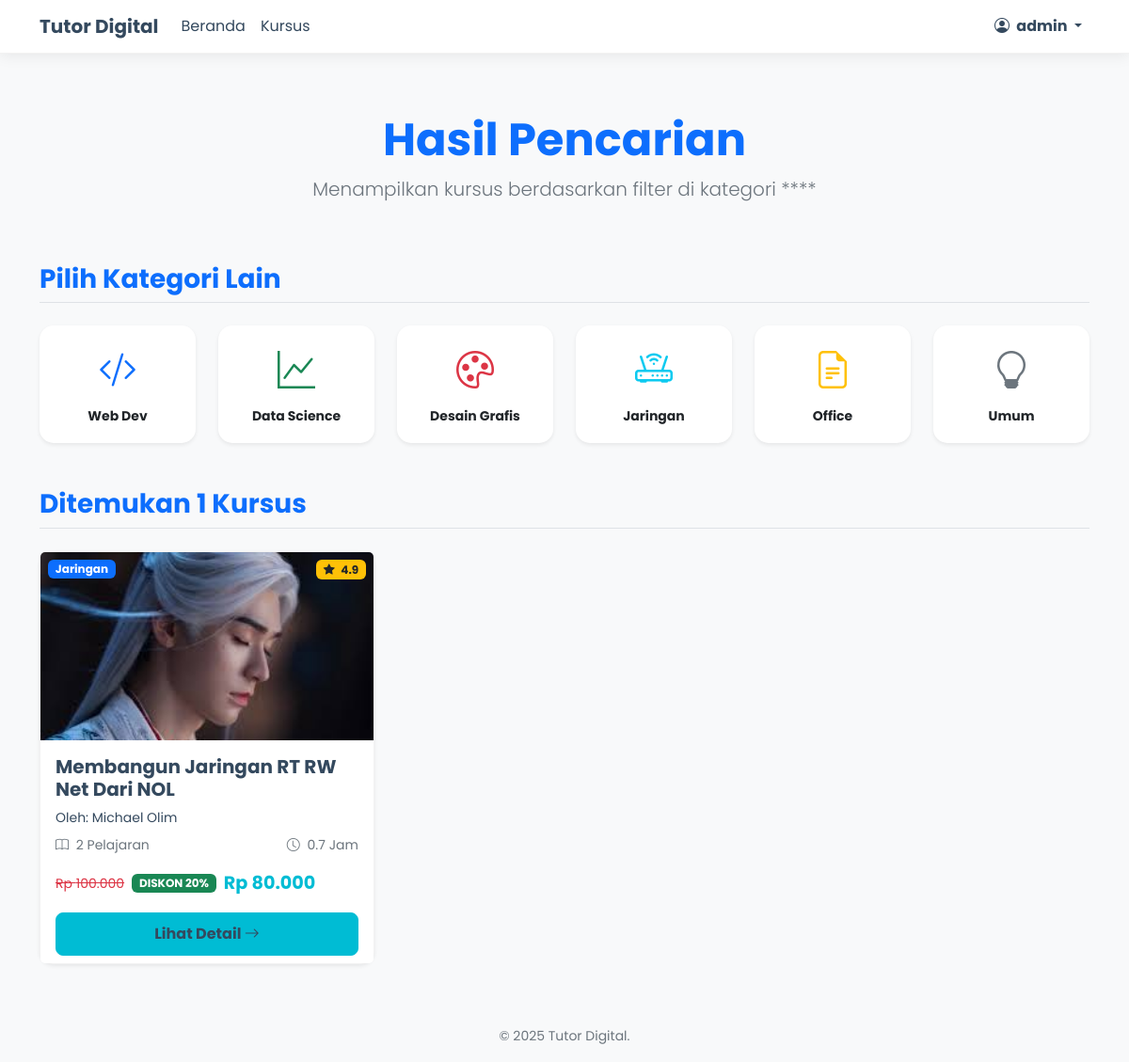
Page /search (signed in) on the committed database.
### models.py (models this page shows, shortened)
class User(UserMixin, db.Model):
    id = db.Column(db.Integer, primary_key=True)
    username = db.Column(db.String(64), index=True, unique=True)
    email = db.Column(db.String(120), index=True, unique=True)
    password_hash = db.Column(db.String(256))
    is_admin = db.Column(db.Boolean, default=False)
    full_name = db.Column(db.String(120))
    whatsapp_number = db.Column(db.String(20))
    enrollments = db.relationship('Enrollment', backref='student', lazy='dynamic')
    progresses = db.relationship('LessonProgress', backref='student', lazy='dynamic')

class Course(db.Model):
    id = db.Column(db.Integer, primary_key=True)
    title = db.Column(db.String(100), nullable=False)
    description = db.Column(db.Text)
    category = db.Column(db.String(64), default='Umum')
    instructor_name = db.Column(db.String(100))
    instructor_title = db.Column(db.String(100))
    rating = db.Column(db.Float, default=0.0)
    price = db.Column(db.Integer, default=0)
    discount_percent = db.Column(db.Integer, default=0)
    duration_hours = db.Column(db.Integer, default=10) # Field baru
    image_url = db.Column(db.String(255), nullable=True)
    instructor_image_url = db.Column(db.String(255), nullable=True)
    lessons = db.relationship('Lesson', backref='course', lazy='dynamic')
    enrollments = db.relationship('Enrollment', backref='course', lazy='dynamic')
    def total_lessons(self):
        return self.lessons.count()
    def total_duration_minutes(self):
        total = db.session.query(db.func.sum(Lesson.duration_minutes)).filter(
            Lesson.course_id == self.id
        ).scalar()
        return total if total is not None else 0
    @hybrid_property
    def final_price(self):
        return self.price - (self.price * self.discount_percent / 100)

### routes.py (the view)
@app.route('/search', methods=['GET'])
def search():
    query = request.args.get('q', '')
    kelas = request.args.get('kelas', '')
    search_filter = Course.title.ilike(f'%{query}%')
    if kelas:
        kelas_filter = Course.category.ilike(f'%{kelas}%')
        courses = Course.query.filter(search_filter, kelas_filter).all()
    else:
        courses = Course.query.filter(search_filter).all()
    categories = [
        {'name': 'Web Dev', 'icon': 'code-slash', 'color': 'primary'},
        {'name': 'Data Science', 'icon': 'graph-up', 'color': 'success'},
        {'name': 'Desain Grafis', 'icon': 'palette', 'color': 'danger'},
        {'name': 'Jaringan', 'icon': 'router', 'color': 'info'},
        {'name': 'Office', 'icon': 'file-earmark-text', 'color': 'warning'}
    ]
    return render_template('search_results.html',
                           title=f'Hasil Pencarian: {query}',
                           courses=courses,
                           query=query,
                           selected_kelas=kelas,
                           categories=categories)

### app.py (called while the page is built)
@app.context_processor
def inject_global_variables():
    return dict(
        now=datetime.utcnow # Menggunakan UTC, atau datetime.now() jika Anda yakin dengan timezone server
    )

### models.py (called while the page is built)
@login_manager.user_loader
def load_user(user_id):
    return User.query.get(int(user_id))

### utils.py (called while the page is built)
def format_rupiah(value):
    return "{:,.0f}".format(value).replace(",", ".")

### templates/search_results.html (shortened to what this page needs)
{% extends "base.html" %}
{% block content %}
<div class="container">
    <div class="text-center mb-5 pt-4">
        <h1 class="display-5 fw-bolder text-primary mb-2">Hasil Pencarian</h1>
        <p class="lead fw-light text-muted">
            {% if query %}
                Menampilkan kursus untuk: **{{ query }}**
                {% if selected_kelas %}
                    di kategori **{{ selected_kelas }}**
                {% endif %}
            {% else %}
                Menampilkan kursus berdasarkan filter di kategori **{{ selected_kelas }}**
            {% endif %}
        </p>
    </div>
    <div class="mt-5 pt-3">
        <h3 class="mb-4 fw-bold text-primary border-bottom pb-2">Pilih Kategori Lain</h3>
        <div class="row g-4 text-center justify-content-center">
            {% set categories = [
                {'name': 'Web Dev', 'icon': 'code-slash', 'color': 'primary'},
                {'name': 'Data Science', 'icon': 'graph-up', 'color': 'success'},
                {'name': 'Desain Grafis', 'icon': 'palette', 'color': 'danger'},
                {'name': 'Jaringan', 'icon': 'router', 'color': 'info'},
                {'name': 'Office', 'icon': 'file-earmark-text', 'color': 'warning'},
                {'name': 'Umum', 'icon': 'lightbulb', 'color': 'secondary'}
            ] %}
            {% for cat in categories %}
            <div class="col-4 col-md-2">
                <a href="{{ url_for('courses_by_category', category_name=cat.name) }}" class="text-decoration-none text-dark">
                    <div class="card shadow-sm p-3 h-100 hover-scale category-hover-effect {% if cat.name == selected_kelas %}border border-primary border-3{% endif %}">
                        <i class="bi bi-{{ cat.icon }} text-{{ cat.color }} mb-2" style="font-size: 2.5rem;"></i>
                        <small class="fw-bold text-dark">{{ cat.name }}</small>
                    </div>
                </a>
            </div>
            {% endfor %}
        </div>
    </div>
    <h3 class="mt-5 mb-4 border-bottom pb-2 fw-bold text-primary">Ditemukan {{ courses|length }} Kursus</h3>
    <div class="row g-4">
        {% for course in courses %}
        <div class="col-lg-4 col-md-6">
            <div class="card h-100 hover-scale shadow-sm">
                <div class="position-relative">
                    {% if course.image_url %}
                        <img src="{{ url_for('static', filename='uploads/' + course.image_url) }}" class="card-img-top" alt="{{ course.title }}" style="height: 200px; object-fit: cover;">
                    {% else %}
                        <div class="bg-light text-center d-flex align-items-center justify-content-center" style="height: 200px;">
                            <i class="bi bi-image-fill text-secondary display-4"></i>
                        </div>
                    {% endif %}
                    <span class="badge bg-primary position-absolute top-0 start-0 m-2">{{ course.category }}</span>
                    <span class="badge bg-warning text-dark position-absolute top-0 end-0 m-2">
                        <i class="bi bi-star-fill me-1"></i> {{ course.rating|round(1) }}
                    </span>
                </div>
                <div class="card-body d-flex flex-column">
                    <h5 class="card-title fw-bold text-dark">{{ course.title }}</h5>
                    <p class="card-text small text-muted mb-2">Oleh: {{ course.instructor_name }}</p>
                    {% set total_minutes = course.total_duration_minutes() %}
                    {% set total_hours = (total_minutes / 60)|round(1) %}
                    <div class="d-flex justify-content-between small text-muted mb-3">
                        <span><i class="bi bi-book me-1"></i> {{ course.total_lessons() }} Pelajaran</span>
                        <span><i class="bi bi-clock me-1"></i> {{ total_hours }} Jam</span>
                    </div>
                    <div class="mt-auto">
                        {% if course.price > 0 %}
                            <div class="d-flex align-items-center">
                                {% if course.discount_percent > 0 %}
                                    <span class="text-danger text-decoration-line-through small me-2">Rp {{ course.price|format_rupiah }}</span>
                                    <span class="badge bg-success me-2">DISKON {{ course.discount_percent }}%</span>
                                {% endif %}
                                <span class="final-price fw-bolder">Rp {{ course.final_price|format_rupiah }}</span>
                            </div>
                        {% else %}
                            <span class="badge bg-success fs-6 fw-bolder">GRATIS</span>
                        {% endif %}
                    </div>
                </div>
                <div class="card-footer bg-white border-0 pt-0">
                    <a href="{{ url_for('course_detail', course_id=course.id) }}" class="btn btn-primary w-100 fw-bold">
                        Lihat Detail <i class="bi bi-arrow-right"></i>
                    </a>
                </div>
            </div>
        </div>
        {% endfor %}
    </div>
</div>
{% endblock %}

### templates/base.html (shortened to what this page needs)
<!doctype html>
<html lang="id">
<head>
    <link href="https://cdn.jsdelivr.net/npm/bootstrap@5.3.2/dist/css/bootstrap.min.css" rel="stylesheet">
    <link rel="stylesheet" href="https://cdn.jsdelivr.net/npm/bootstrap-icons@1.11.3/font/bootstrap-icons.min.css">
    <link rel="stylesheet" href="https://cdnjs.cloudflare.com/ajax/libs/animate.css/4.1.1/animate.min.css"/>
    <link rel="stylesheet" href="{{ url_for('static', filename='style.css') }}">
</head>
<body>
    <nav class="navbar navbar-expand-lg navbar-light fixed-top">
        <div class="container">
            <a class="navbar-brand fw-bolder" href="{{ url_for('index') }}">
                Tutor Digital
            </a>
            <div class="collapse navbar-collapse" id="navbarNav">
                <ul class="navbar-nav me-auto mb-2 mb-lg-0">
                    <li class="nav-item">
                        <a class="nav-link" href="{{ url_for('index') }}">Beranda</a>
                    </li>
                    <li class="nav-item">
                        <a class="nav-link" href="{{ url_for('search') }}">Kursus</a>
                    </li>
                </ul>
                <ul class="navbar-nav">
                    {% if current_user.is_authenticated %}
                        <li class="nav-item dropdown">
                            <a class="nav-link dropdown-toggle fw-bold" href="#" id="navbarDropdown" role="button" data-bs-toggle="dropdown" aria-expanded="false">
                                <i class="bi bi-person-circle me-1"></i> {{ current_user.username }}
                            </a>
                        </li>
                    {% endif %}
                </ul>
            </div>
        </div>
    </nav>
    <main class="my-5 pt-5">
        {% block content %}{% endblock %}
    </main>
    <footer class="footer mt-auto py-3 bg-transparent">
        <div class="container text-center">
            <span class="text-muted small">
                &copy; {{ now().year }} Tutor Digital.
            </span>
        </div>
    </footer>
</body>
</html>

### static/style.css (style rules this page uses)
body { background-color: #F8F9FA; min-height: 100vh; font-family: 'Poppins', sans-serif; color: #34495E; }
h1, h2, h3, h4, h5, h6, p, a, .nav-link, .navbar-brand { color: #34495E !important; }
.text-muted { color: #6C757D !important; }
.navbar { background-color: rgba(255, 255, 255, 0.95) !important; box-shadow: 0 2px 15px rgba(0, 0, 0, 0.08); backdrop-filter: blur(5px); border-bottom: 1px solid rgba(0, 0, 0, 0.05); z-index: 1000; }
.navbar-light .navbar-nav .nav-link { color: #34495E !important; }
.card { background: rgba(255, 255, 255, 1); backdrop-filter: blur(0px); border-radius: 15px; border: 1px solid rgba(0, 0, 0, 0.05); box-shadow: 0 5px 20px 0 rgba(0, 0, 0, 0.05); color: #34495E; transition: transform 0.3s ease-in-out, box-shadow 0.3s; }
.card-title, .card-text { color: #34495E !important; }
.btn-primary { background-color: #00BCD4; border-color: #00BCD4; color: #fff; border-radius: 8px; padding: 10px 25px; font-weight: 600; transition: background-color 0.3s; }
.final-price { color: #00BCD4; font-size: 1.2rem; }
.hover-scale { transition: transform 0.3s ease, box-shadow 0.3s ease; }
.category-hover-effect { transition: all 0.3s ease; border: 2px solid transparent; }

### rows in the picture
User: username "admin"
Course: image_url (picture), category "Jaringan", rating "4.9", title "Membangun Jaringan RT RW Net Dari NOL", instructor_name "Michael Olim", total_lessons "2", total_hours "0.7", price "100.000", discount_percent "20", final_price "80.000"

### other values in the picture
{{ cat.name }} "Web Dev" "Data Science" "Desain Grafis" "Jaringan" "Office" "Umum"
{{ courses|length }} "1"
